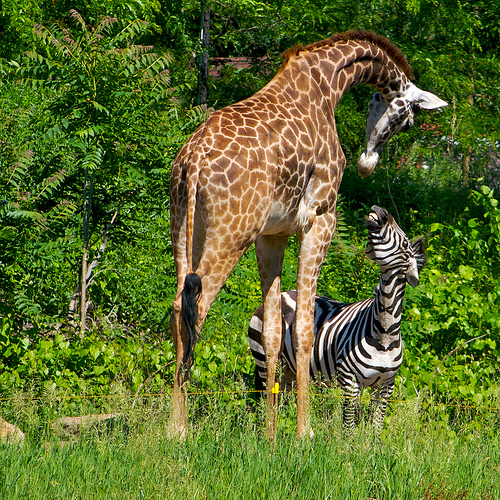
#> input picture Darknet/build/darknet/x64/data/giraffe.jpg, 500 x 500 px
$ python -i main.py   (imports and definitions only)
#> lines starting #> are read from the running program, lines starting #| are printed output that depends on the picture; after the words box and inside, x2 and y2 are one past the last pixel; in counts of white or black regions, pixels touching at a corner belong together
#> further down, picture is the input picture: shape (500, 500, 3); mean B, G, R 42.3, 107.9, 91.8
#!/bin/python
import argparse
import glob
import json
import os
import re

import cv2
import numpy as np
from tqdm import tqdm

from lxml import etree
import xml.etree.cElementTree as ET


DELAY = 20 # keyboard delay (in milliseconds)
WITH_QT = False
# [7 lines not run here, left out]


parser = argparse.ArgumentParser(description='Open-source image labeling tool')
# [4 lines not run here, left out]

class_index = 0
img_index = 0
img = None
img_objects = []

# [1 line that did not run here, left out]
# [1 line that did not run here, left out]

WINDOW_NAME = 'OpenLabeling'
TRACKBAR_IMG = 'Image'
TRACKBAR_CLASS = 'Class'

annotation_formats = {'PASCAL_VOC' : '.xml', 'YOLO_darknet' : '.txt'}
#{'YOLO_darknet' : '.txt'}#
# [1 line that did not run here, left out]

# selected bounding box
prev_was_double_click = False
is_bbox_selected = False
selected_bbox = -1
# [1 line that did not run here, left out]

mouse_x = 0
mouse_y = 0
point_1 = (-1, -1)
point_2 = (-1, -1)

'''
    0,0 ------> x (width)
     |
     |  (Left,Top)
     |      *_________
     |      |         |
            |         |
     y      |_________|
  (height)            *
                (Right,Bottom)
'''


# Check if a point belongs to a rectangle
def pointInRect(pX, pY, rX_left, rY_top, rX_right, rY_bottom):
    return rX_left <= pX <= rX_right and rY_top <= pY <= rY_bottom


# Class to deal with bbox resizing
# [96 lines that did not run here, left out]

def display_text(text, time):
    if WITH_QT:
        cv2.displayOverlay(WINDOW_NAME, text, time)
    else:
        print(text)

def set_img_index(x):
    global img_index, img
    img_index = x
    img_path = IMAGE_PATH_LIST[img_index]
    img = cv2.imread(img_path)
    text = 'Showing image {}/{}, path: {}'.format(str(img_index), str(last_img_index), img_path)
    display_text(text, 1000)


def set_class_index(x):
    global class_index
    class_index = x
    text = 'Selected class {}/{} -> {}'.format(str(class_index), str(last_class_index), CLASS_LIST[class_index])
    display_text(text, 3000)


def draw_edges(tmp_img):
    blur = cv2.bilateralFilter(tmp_img, 3, 75, 75)
    edges = cv2.Canny(blur, 150, 250, 3)
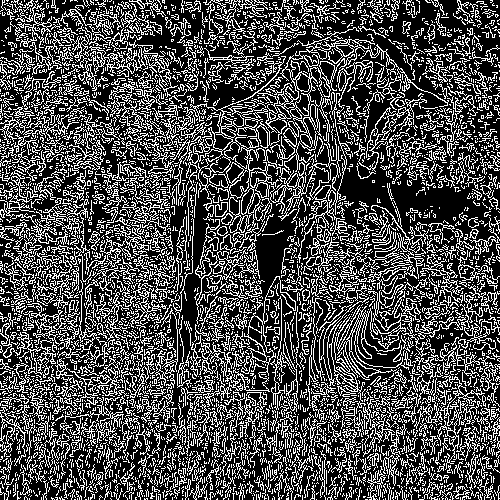
#> edges: shape (500, 500); 29.9% white in thin lines or dots
    edges = cv2.cvtColor(edges, cv2.COLOR_GRAY2RGB)
#> edges: shape (500, 500, 3); 29.9% white in thin lines or dots
    # Overlap image and edges together
    tmp_img = np.bitwise_or(tmp_img, edges)
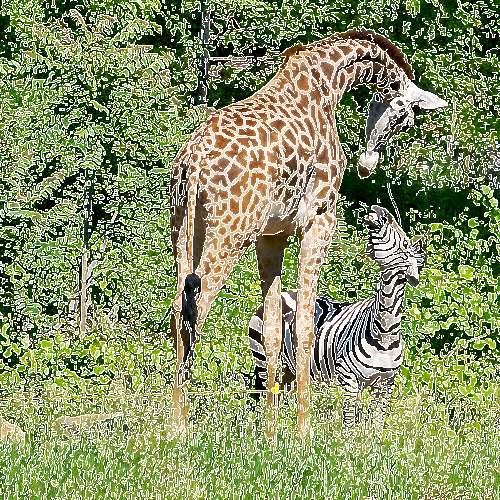
#> tmp_img: shape (500, 500, 3); mean B, G, R 105.6, 150.1, 138.9
    #tmp_img = cv2.addWeighted(tmp_img, 1 - edges_val, edges, edges_val, 0)
    return tmp_img


# [12 lines left out: functions decrease_index, increase_index, not called in this run]


def draw_line(img, x, y, height, width, color):
    cv2.line(img, (x, 0), (x, height), color, LINE_THICKNESS)
    cv2.line(img, (0, y), (width, y), color, LINE_THICKNESS)


# [421 lines left out: functions yolo_format, voc_format, write_xml, append_bb, yolo_to_voc, get_xml_object_data and 12 more, not called in this run]


def natural_sort_key(s, _nsre=re.compile('([0-9]+)')):
    return [int(text) if text.isdigit() else text.lower()
            for text in _nsre.split(s)]


# [167 lines left out: functions convert_video_to_images, nonblank_lines, get_annotation_paths, create_PASCAL_VOC_xml, save_bounding_box, is_frame_from_video and 8 more, not called in this run]


class LabelTracker():
    ''' Special thanks to Rafael Caballero Gonzalez '''
    # extract the OpenCV version info, e.g.:
    # OpenCV 3.3.4 -> [major_ver].[minor_ver].[subminor_ver]
    (major_ver, minor_ver, subminor_ver) = (cv2.__version__).split('.')

    # TODO: press ESC to stop the tracking process

    # [87 lines left out: functions __init__, call_tracker_constructor, start_tracker, complement_bgr, not called in this run]

# change to the directory of this script
# [1 line not run here, left out]

# load all images and videos (with multiple extensions) from a directory using OpenCV
IMAGE_PATH_LIST = []
VIDEO_NAME_DICT = {}
# [28 lines not run here, left out]
last_img_index = len(IMAGE_PATH_LIST) - 1

# create output directories
# [31 lines not run here, left out]
#print(CLASS_LIST)
# [1 line that did not run here, left out]

# Make the class colors the same each session
# The colors are in BGR order because we're using OpenCV
class_rgb = [
    (0, 0, 255), (255, 0, 0), (0, 255, 0), (255, 255, 0), (0, 255, 255),
    (255, 0, 255), (192, 192, 192), (128, 128, 128), (128, 0, 0),
    (128, 128, 0), (0, 128, 0), (128, 0, 128), (0, 128, 128), (0, 0, 128)]
class_rgb = np.array(class_rgb)
# If there are still more classes, add new colors randomly
# [1 line that did not run here, left out]
# [3 lines that did not run here, left out]

# create window
# [13 lines not run here, left out]
edges_on = False

# [124 lines not run here, left out]

>>> import cv2
>>> picture = cv2.imread('../../../Darknet/build/darknet/x64/data/giraffe.jpg')
>>> result = draw_edges(picture)

$ run again, on Darknet/build/darknet/x64/data/horses.jpg
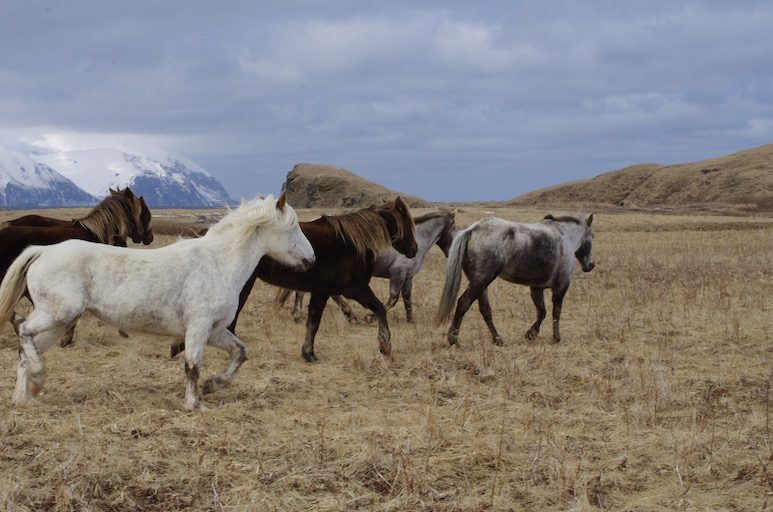
#> input picture Darknet/build/darknet/x64/data/horses.jpg, 773 x 512 px
#> picture is the input picture: shape (512, 773, 3); mean B, G, R 125.2, 128.2, 133.3
#> in draw_edges, `edges = cv2.Canny(blur, 150, 250, 3)`:
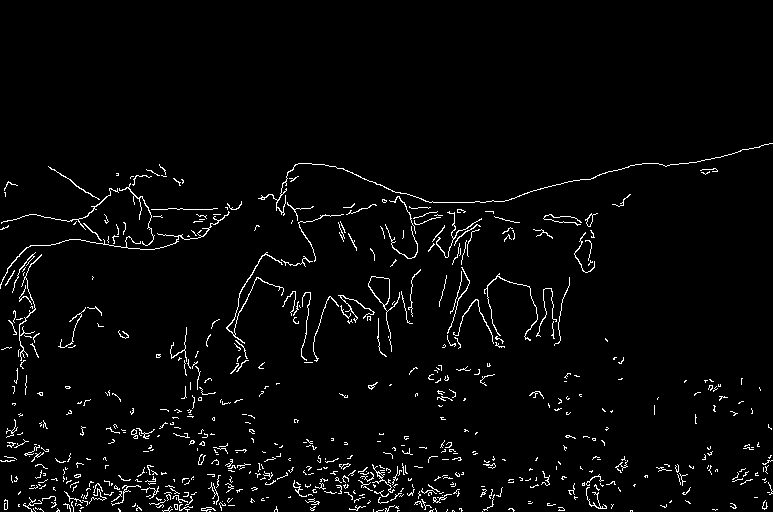
#> edges: shape (512, 773); 3% white in thin lines or dots, all inside (x1, y1, x2, y2) = (0, 143, 773, 512)
#> in draw_edges, `tmp_img = np.bitwise_or(tmp_img, edges)`:
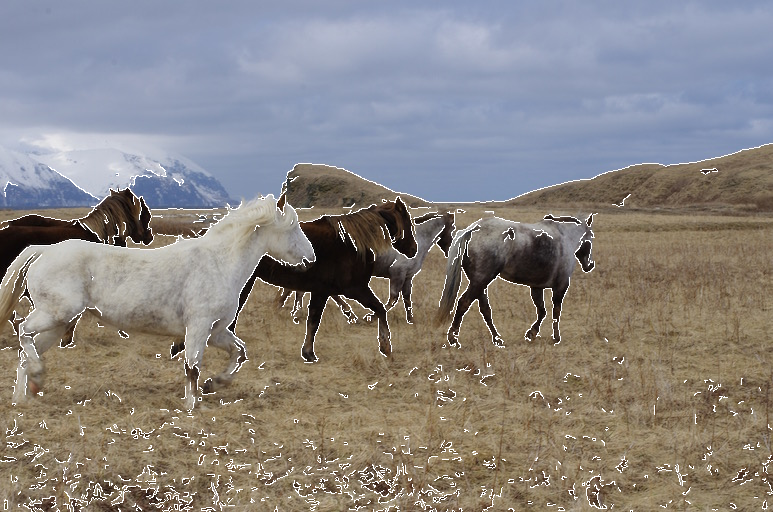
#> tmp_img: shape (512, 773, 3); mean B, G, R 130.3, 132.9, 137.5
